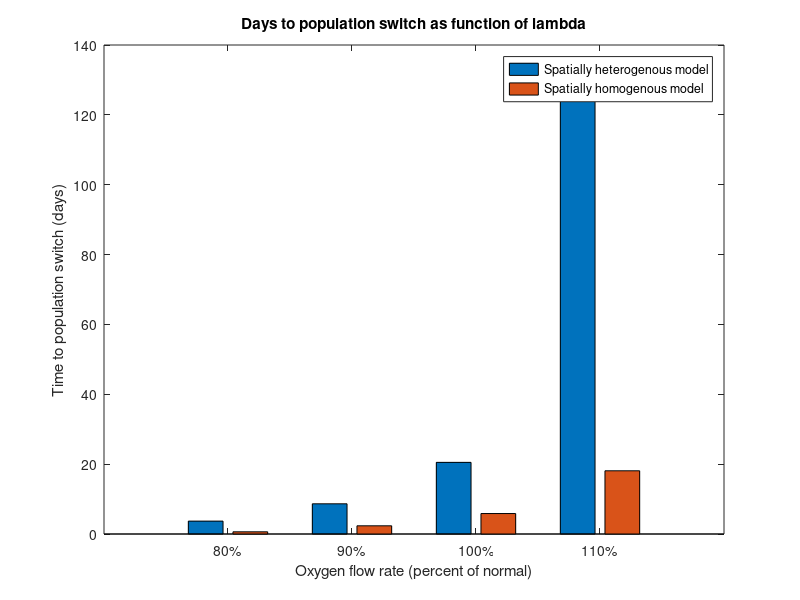
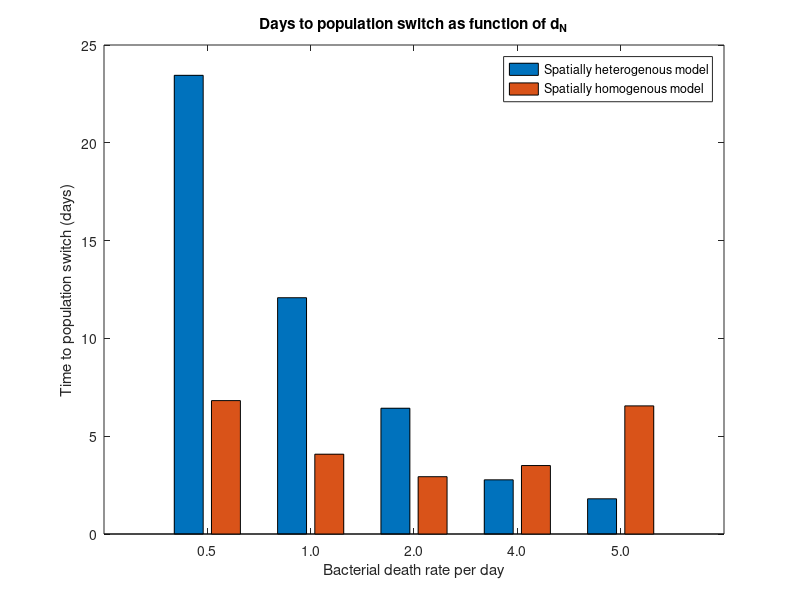

MATLAB code to generate these figures, in order:
%%% quick bar graph for some agent based ensembles
%%% 8/2/2021

close all

%%% lambda
x = [0.8; 0.9; 1.0; 1.1];
mean = [3.69 0.63; 8.65 2.35; 20.51 5.86; 127.01 18.1];
sd = [0.97 nan; 1.59 nan; 5.31 nan; 43.16 nan];

figure()
hold on
box on
bar(x,mean)

% er = errorbar(x,mean,sd,sd);
% er.Color = 'k';
% er.LineStyle = 'none';

xticks([0.8 0.9 1.0 1.1])
xticklabels({'80%','90%','100%','110%'})

xlabel('Oxygen flow rate (percent of normal)')
ylabel('Time to population switch (days)')
title("Days to population switch as function of \lambda")
legend('Spatially heterogenous model','Spatially homogenous model')

%%% =======================================================================
%%% dns
x2 = [1;2;3;4;5];
mean2 = [23.45 6.82; 12.08 4.08; 6.43 2.93; 2.77 3.5; 1.8 6.55];
sd2 = [3.57;2.28;1.68;0.89;0.57];

figure()
hold on
box on
bar(x2,mean2)

% er = errorbar(x2,mean2,sd2,sd2);
% er.Color = 'k';
% er.LineStyle = 'none';

xticks([1 2 3 4 5])
xticklabels({'0.5','1.0','2.0','4.0','5.0'})

xlabel('Bacterial death rate per day')
ylabel('Time to population switch (days)')
title("Days to population switch as function of d_{N}")
legend('Spatially heterogenous model','Spatially homogenous model')